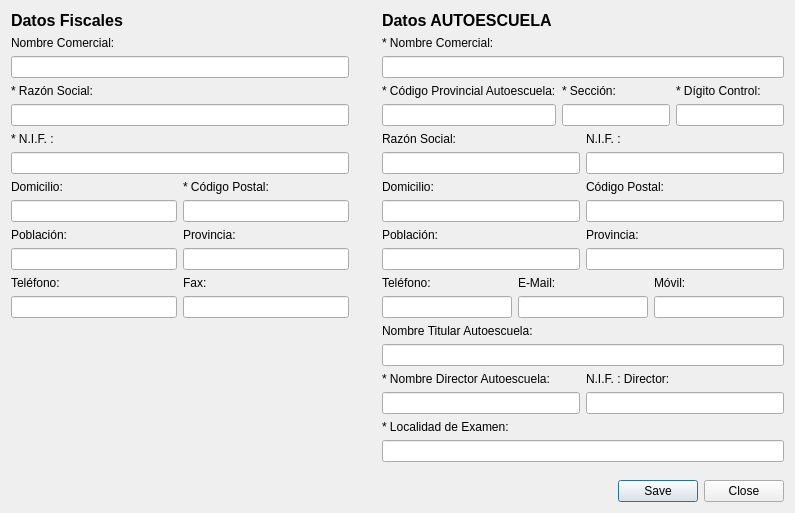
<?xml version="1.0" encoding="UTF-8"?>
<ui version="4.0">
 <class>fDatosEmpresa</class>
 <widget class="QDialog" name="fDatosEmpresa">
  <property name="geometry">
   <rect>
    <x>0</x>
    <y>0</y>
    <width>795</width>
    <height>513</height>
   </rect>
  </property>
  <property name="windowTitle">
   <string>Datos Empresa</string>
  </property>
  <layout class="QGridLayout" name="gridLayout">
   <item row="0" column="0">
    <layout class="QVBoxLayout" name="verticalLayout_29">
     <item>
      <layout class="QHBoxLayout" name="horizontalLayout_10">
       <item>
        <layout class="QVBoxLayout" name="verticalLayout_27">
         <property name="rightMargin">
          <number>9</number>
         </property>
         <item>
          <widget class="QLabel" name="label_10">
           <property name="font">
            <font>
             <pointsize>12</pointsize>
             <weight>75</weight>
             <bold>true</bold>
            </font>
           </property>
           <property name="text">
            <string>Datos Fiscales</string>
           </property>
          </widget>
         </item>
         <item>
          <layout class="QVBoxLayout" name="verticalLayout">
           <item>
            <widget class="QLabel" name="label">
             <property name="text">
              <string>Nombre Comercial:</string>
             </property>
            </widget>
           </item>
           <item>
            <widget class="QLineEdit" name="txtFiscalesNombreComercial"/>
           </item>
          </layout>
         </item>
         <item>
          <layout class="QVBoxLayout" name="verticalLayout_2">
           <item>
            <widget class="QLabel" name="label_2">
             <property name="text">
              <string>* Razón Social:</string>
             </property>
            </widget>
           </item>
           <item>
            <widget class="QLineEdit" name="txtFiscalesRazonSocial"/>
           </item>
          </layout>
         </item>
         <item>
          <layout class="QVBoxLayout" name="verticalLayout_3">
           <item>
            <widget class="QLabel" name="label_3">
             <property name="text">
              <string>* N.I.F. :</string>
             </property>
            </widget>
           </item>
           <item>
            <widget class="QLineEdit" name="txtFiscalesNIF"/>
           </item>
          </layout>
         </item>
         <item>
          <layout class="QHBoxLayout" name="horizontalLayout">
           <item>
            <layout class="QVBoxLayout" name="verticalLayout_4">
             <item>
              <widget class="QLabel" name="label_4">
               <property name="text">
                <string>Domicilio:</string>
               </property>
              </widget>
             </item>
             <item>
              <widget class="QLineEdit" name="txtFiscalesDomicilio"/>
             </item>
            </layout>
           </item>
           <item>
            <layout class="QVBoxLayout" name="verticalLayout_5">
             <item>
              <widget class="QLabel" name="label_5">
               <property name="text">
                <string>* Código Postal:</string>
               </property>
              </widget>
             </item>
             <item>
              <widget class="QLineEdit" name="txtFiscalesCodigoPostal"/>
             </item>
            </layout>
           </item>
          </layout>
         </item>
         <item>
          <layout class="QHBoxLayout" name="horizontalLayout_2">
           <item>
            <layout class="QVBoxLayout" name="verticalLayout_6">
             <item>
              <widget class="QLabel" name="label_6">
               <property name="text">
                <string>Población:</string>
               </property>
              </widget>
             </item>
             <item>
              <widget class="QLineEdit" name="txtFiscalesPoblacion"/>
             </item>
            </layout>
           </item>
           <item>
            <layout class="QVBoxLayout" name="verticalLayout_7">
             <item>
              <widget class="QLabel" name="label_7">
               <property name="text">
                <string>Provincia:</string>
               </property>
              </widget>
             </item>
             <item>
              <widget class="QLineEdit" name="txtFiscalesProvincia"/>
             </item>
            </layout>
           </item>
          </layout>
         </item>
         <item>
          <layout class="QHBoxLayout" name="horizontalLayout_3">
           <item>
            <layout class="QVBoxLayout" name="verticalLayout_8">
             <item>
              <widget class="QLabel" name="label_8">
               <property name="text">
                <string>Teléfono:</string>
               </property>
              </widget>
             </item>
             <item>
              <widget class="QLineEdit" name="txtFiscalesTelefono"/>
             </item>
            </layout>
           </item>
           <item>
            <layout class="QVBoxLayout" name="verticalLayout_9">
             <item>
              <widget class="QLabel" name="label_9">
               <property name="text">
                <string>Fax:</string>
               </property>
              </widget>
             </item>
             <item>
              <widget class="QLineEdit" name="txtFiscalesFax"/>
             </item>
            </layout>
           </item>
          </layout>
         </item>
         <item>
          <spacer name="verticalSpacer">
           <property name="orientation">
            <enum>Qt::Vertical</enum>
           </property>
           <property name="sizeHint" stdset="0">
            <size>
             <width>20</width>
             <height>40</height>
            </size>
           </property>
          </spacer>
         </item>
        </layout>
       </item>
       <item>
        <layout class="QVBoxLayout" name="verticalLayout_28">
         <property name="leftMargin">
          <number>18</number>
         </property>
         <item>
          <widget class="QLabel" name="label_11">
           <property name="font">
            <font>
             <pointsize>12</pointsize>
             <weight>75</weight>
             <bold>true</bold>
            </font>
           </property>
           <property name="text">
            <string>Datos AUTOESCUELA</string>
           </property>
          </widget>
         </item>
         <item>
          <layout class="QVBoxLayout" name="verticalLayout_10">
           <item>
            <widget class="QLabel" name="label_12">
             <property name="text">
              <string>* Nombre Comercial:</string>
             </property>
            </widget>
           </item>
           <item>
            <widget class="QLineEdit" name="txtAutoNombreComercial"/>
           </item>
          </layout>
         </item>
         <item>
          <layout class="QHBoxLayout" name="horizontalLayout_5">
           <item>
            <layout class="QVBoxLayout" name="verticalLayout_11">
             <item>
              <widget class="QLabel" name="label_13">
               <property name="text">
                <string>* Código Provincial Autoescuela:</string>
               </property>
              </widget>
             </item>
             <item>
              <widget class="QLineEdit" name="txtAutoCodigoProvincial"/>
             </item>
            </layout>
           </item>
           <item>
            <layout class="QVBoxLayout" name="verticalLayout_12">
             <item>
              <widget class="QLabel" name="label_14">
               <property name="text">
                <string>* Sección:</string>
               </property>
              </widget>
             </item>
             <item>
              <widget class="QLineEdit" name="txtAutoSeccion"/>
             </item>
            </layout>
           </item>
           <item>
            <layout class="QVBoxLayout" name="verticalLayout_22">
             <item>
              <widget class="QLabel" name="label_24">
               <property name="text">
                <string>* Dígito Control:</string>
               </property>
              </widget>
             </item>
             <item>
              <widget class="QLineEdit" name="txtAutoDigitoControl"/>
             </item>
            </layout>
           </item>
          </layout>
         </item>
         <item>
          <layout class="QHBoxLayout" name="horizontalLayout_4">
           <item>
            <layout class="QVBoxLayout" name="verticalLayout_13">
             <item>
              <widget class="QLabel" name="label_15">
               <property name="text">
                <string>Razón Social:</string>
               </property>
              </widget>
             </item>
             <item>
              <widget class="QLineEdit" name="txtAutoRazonSocial"/>
             </item>
            </layout>
           </item>
           <item>
            <layout class="QVBoxLayout" name="verticalLayout_14">
             <item>
              <widget class="QLabel" name="label_16">
               <property name="text">
                <string>N.I.F. :</string>
               </property>
              </widget>
             </item>
             <item>
              <widget class="QLineEdit" name="txtAutoNIF"/>
             </item>
            </layout>
           </item>
          </layout>
         </item>
         <item>
          <layout class="QHBoxLayout" name="horizontalLayout_6">
           <item>
            <layout class="QVBoxLayout" name="verticalLayout_15">
             <item>
              <widget class="QLabel" name="label_17">
               <property name="text">
                <string>Domicilio:</string>
               </property>
              </widget>
             </item>
             <item>
              <widget class="QLineEdit" name="txtAutoDomicilio"/>
             </item>
            </layout>
           </item>
           <item>
            <layout class="QVBoxLayout" name="verticalLayout_16">
             <item>
              <widget class="QLabel" name="label_18">
               <property name="text">
                <string>Código Postal:</string>
               </property>
              </widget>
             </item>
             <item>
              <widget class="QLineEdit" name="txtAutoCodigoPostal"/>
             </item>
            </layout>
           </item>
          </layout>
         </item>
         <item>
          <layout class="QHBoxLayout" name="horizontalLayout_7">
           <item>
            <layout class="QVBoxLayout" name="verticalLayout_17">
             <item>
              <widget class="QLabel" name="label_19">
               <property name="text">
                <string>Población:</string>
               </property>
              </widget>
             </item>
             <item>
              <widget class="QLineEdit" name="txtAutoPoblacion"/>
             </item>
            </layout>
           </item>
           <item>
            <layout class="QVBoxLayout" name="verticalLayout_18">
             <item>
              <widget class="QLabel" name="label_20">
               <property name="text">
                <string>Provincia:</string>
               </property>
              </widget>
             </item>
             <item>
              <widget class="QLineEdit" name="txtAutoProvincia"/>
             </item>
            </layout>
           </item>
          </layout>
         </item>
         <item>
          <layout class="QHBoxLayout" name="horizontalLayout_8">
           <item>
            <layout class="QVBoxLayout" name="verticalLayout_19">
             <item>
              <widget class="QLabel" name="label_21">
               <property name="text">
                <string>Teléfono:</string>
               </property>
              </widget>
             </item>
             <item>
              <widget class="QLineEdit" name="txtAutoTelefono"/>
             </item>
            </layout>
           </item>
           <item>
            <layout class="QVBoxLayout" name="verticalLayout_20">
             <item>
              <widget class="QLabel" name="label_22">
               <property name="text">
                <string>E-Mail:</string>
               </property>
              </widget>
             </item>
             <item>
              <widget class="QLineEdit" name="txtAutoEmail"/>
             </item>
            </layout>
           </item>
           <item>
            <layout class="QVBoxLayout" name="verticalLayout_21">
             <item>
              <widget class="QLabel" name="label_23">
               <property name="text">
                <string>Móvil:</string>
               </property>
              </widget>
             </item>
             <item>
              <widget class="QLineEdit" name="txtAutoMovil"/>
             </item>
            </layout>
           </item>
          </layout>
         </item>
         <item>
          <layout class="QVBoxLayout" name="verticalLayout_23">
           <item>
            <widget class="QLabel" name="label_25">
             <property name="text">
              <string>Nombre Titular Autoescuela:</string>
             </property>
            </widget>
           </item>
           <item>
            <widget class="QLineEdit" name="txtAutoNombreTitular"/>
           </item>
          </layout>
         </item>
         <item>
          <layout class="QHBoxLayout" name="horizontalLayout_9">
           <item>
            <layout class="QVBoxLayout" name="verticalLayout_24">
             <item>
              <widget class="QLabel" name="label_26">
               <property name="text">
                <string>* Nombre Director Autoescuela:</string>
               </property>
              </widget>
             </item>
             <item>
              <widget class="QLineEdit" name="txtAutoDirector"/>
             </item>
            </layout>
           </item>
           <item>
            <layout class="QVBoxLayout" name="verticalLayout_25">
             <item>
              <widget class="QLabel" name="label_27">
               <property name="text">
                <string>N.I.F. : Director:</string>
               </property>
              </widget>
             </item>
             <item>
              <widget class="QLineEdit" name="txtAutoDirectorNIF"/>
             </item>
            </layout>
           </item>
          </layout>
         </item>
         <item>
          <layout class="QVBoxLayout" name="verticalLayout_26">
           <item>
            <widget class="QLabel" name="label_28">
             <property name="text">
              <string>* Localidad de Examen:</string>
             </property>
            </widget>
           </item>
           <item>
            <widget class="QLineEdit" name="txtAutoLocalidadExamen"/>
           </item>
           <item>
            <spacer name="verticalSpacer_2">
             <property name="orientation">
              <enum>Qt::Vertical</enum>
             </property>
             <property name="sizeHint" stdset="0">
              <size>
               <width>20</width>
               <height>40</height>
              </size>
             </property>
            </spacer>
           </item>
          </layout>
         </item>
        </layout>
       </item>
      </layout>
     </item>
     <item>
      <widget class="QDialogButtonBox" name="buttonBox">
       <property name="orientation">
        <enum>Qt::Horizontal</enum>
       </property>
       <property name="standardButtons">
        <set>QDialogButtonBox::Close|QDialogButtonBox::Save</set>
       </property>
      </widget>
     </item>
    </layout>
   </item>
  </layout>
 </widget>
 <resources/>
 <connections>
  <connection>
   <sender>buttonBox</sender>
   <signal>accepted()</signal>
   <receiver>fDatosEmpresa</receiver>
   <slot>accept()</slot>
   <hints>
    <hint type="sourcelabel">
     <x>229</x>
     <y>491</y>
    </hint>
    <hint type="destinationlabel">
     <x>157</x>
     <y>274</y>
    </hint>
   </hints>
  </connection>
  <connection>
   <sender>buttonBox</sender>
   <signal>rejected()</signal>
   <receiver>fDatosEmpresa</receiver>
   <slot>reject()</slot>
   <hints>
    <hint type="sourcelabel">
     <x>297</x>
     <y>497</y>
    </hint>
    <hint type="destinationlabel">
     <x>286</x>
     <y>274</y>
    </hint>
   </hints>
  </connection>
 </connections>
</ui>
